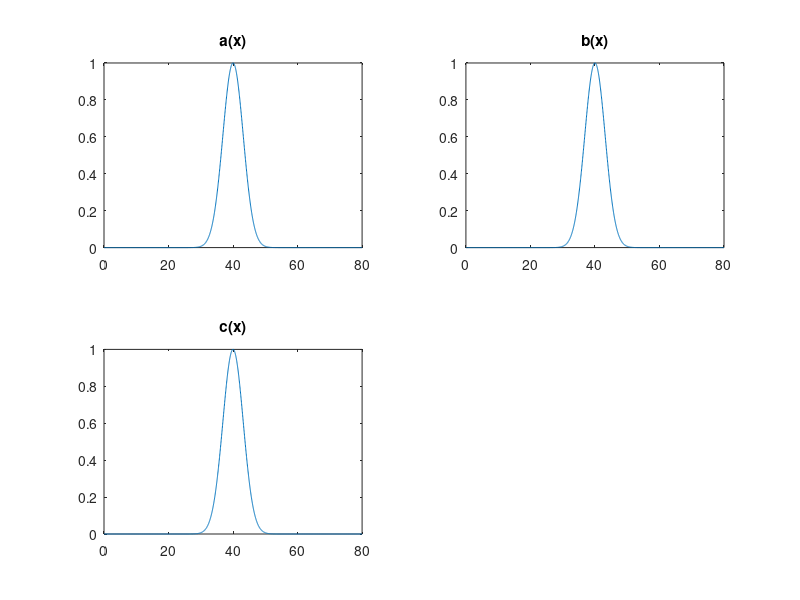

This figure's MATLAB source: (Note: this script raises an error after producing the figure.)
clc; clear all; close all;

eps = 1/(10^(-2)); mew = 1/(10^(-5)); f = 3; q = 2*10^(-4); 
L = 80; n = 2048;
Da = 1; Db = 1; Dc = 0.6;
xspan = linspace(0, 80, n)';



k = (2*pi/L) * [0:(n/2-1) (-n/2):-1];
k(1) = 10^(-7);
k2 = (k.^2)';
deltat = 10^(-4);
tspan = 0:deltat:0.05; 

f_coeff_a = exp(Da*(-k2)*(deltat/2));
f_coeff_b = exp(Db*(-k2)*(deltat/2));
f_coeff_c = exp(Dc*(-k2)*(deltat/2));
f_coeffs = [f_coeff_a; f_coeff_b; f_coeff_c];

tol = 10^(-7) ; options = odeset('RelTol',tol,'AbsTol',tol);

a0 = exp(-((xspan-40).^2)/20); 
x0 = [a0; a0; a0];
x = x0;

for j = 1:length(tspan)
    subplot(2, 2, 1)
    plot(xspan, x(1:2048))
    title('a(x)')
    subplot(2, 2, 2)
    plot(xspan, x(2049:4096))
    title('b(x)')
    subplot(2, 2, 3)
    plot(xspan, x(4097:end))
    title('c(x)')
    drawnow
    %t = tspan(i);
    
    x = f_solve(x, f_coeffs);
    x = max(0, x);
    
    [dummyt, x] = ode45('rhs', linspace(0, deltat, 3), x, options, eps, mew, f, q);
    x = x(2,:)';
    x = max(0, x);
    
    x = f_solve(x, f_coeffs);
    x = max(0, x);
    
end

%% HW 4 Part 2
clc; clear all; close all;
tic
n = 50;
Lx = 10; Ly = 12; Nx = 20; Ny = 24;
beta = 1; Diff1 = 0.1; Diff2 = Diff1;
tspan = 0:0.2:4;

[D, x] = cheb(n);
y = x;


D2 = D^2;
D2(1,:) = 0; D2(end, :) = 0;
I = eye(n + 1);
DD2 = kron(I, 100 * D2) + kron(144 * D2, I);

[X, Y] = meshgrid(x, y);

u = tanh(sqrt(X.^2+Y.^2)).*cos(angle(X+i*Y)-(sqrt(X.^2+Y.^2))) ;
v = tanh(sqrt(X.^2+Y.^2)).*sin(angle(X+i*Y)-(sqrt(X.^2+Y.^2))) ;
u = reshape(u, (n+1)^2, 1);
v = reshape(v, (n+1)^2, 1);
y0 = [u; v];
tol = 10^(-7) ; options = odeset('RelTol',tol,'AbsTol',tol);

[t, ysol] = ode45('rhs_cheb', tspan, y0, options, DD2, Diff1, Diff2);
toc

